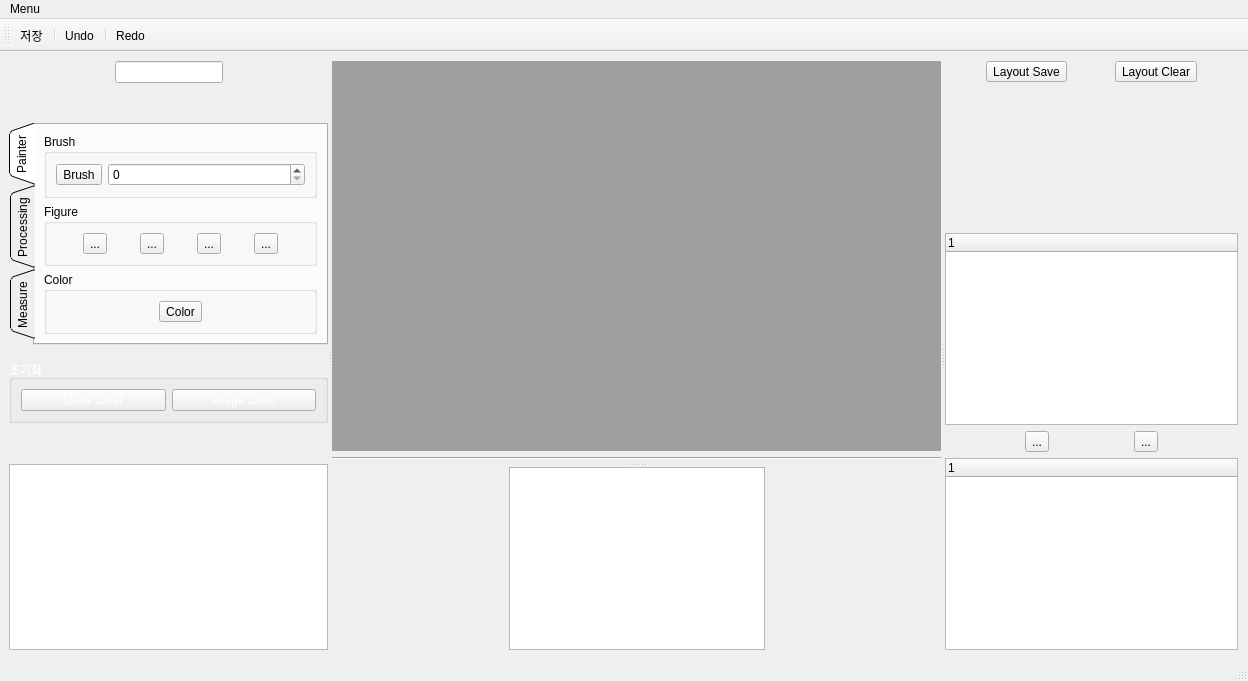
<?xml version="1.0" encoding="UTF-8"?>
<ui version="4.0">
 <class>MainWindow</class>
 <widget class="QMainWindow" name="MainWindow">
  <property name="geometry">
   <rect>
    <x>0</x>
    <y>0</y>
    <width>1248</width>
    <height>681</height>
   </rect>
  </property>
  <property name="windowTitle">
   <string>MainWindow</string>
  </property>
  <property name="styleSheet">
   <string notr="true">QMainWindow {background-color: rgb(32, 56, 100)};
</string>
  </property>
  <widget class="QWidget" name="centralwidget">
   <layout class="QVBoxLayout" name="verticalLayout_12">
    <property name="rightMargin">
     <number>10</number>
    </property>
    <item>
     <widget class="QSplitter" name="splitter3">
      <property name="orientation">
       <enum>Qt::Horizontal</enum>
      </property>
      <widget class="QWidget" name="layoutWidget">
       <layout class="QVBoxLayout" name="verticalLayout_8">
        <item>
         <layout class="QVBoxLayout" name="verticalLayout_5">
          <item>
           <layout class="QHBoxLayout" name="horizontalLayout_13">
            <item>
             <spacer name="horizontalSpacer_8">
              <property name="orientation">
               <enum>Qt::Horizontal</enum>
              </property>
              <property name="sizeHint" stdset="0">
               <size>
                <width>40</width>
                <height>20</height>
               </size>
              </property>
             </spacer>
            </item>
            <item>
             <widget class="QLineEdit" name="doctorNameLineEdit"/>
            </item>
            <item>
             <spacer name="horizontalSpacer_7">
              <property name="orientation">
               <enum>Qt::Horizontal</enum>
              </property>
              <property name="sizeHint" stdset="0">
               <size>
                <width>40</width>
                <height>20</height>
               </size>
              </property>
             </spacer>
            </item>
           </layout>
          </item>
          <item>
           <spacer name="verticalSpacer_3">
            <property name="orientation">
             <enum>Qt::Vertical</enum>
            </property>
            <property name="sizeHint" stdset="0">
             <size>
              <width>20</width>
              <height>40</height>
             </size>
            </property>
           </spacer>
          </item>
         </layout>
        </item>
        <item>
         <widget class="QTabWidget" name="tabWidget">
          <property name="tabPosition">
           <enum>QTabWidget::West</enum>
          </property>
          <property name="tabShape">
           <enum>QTabWidget::Triangular</enum>
          </property>
          <property name="currentIndex">
           <number>0</number>
          </property>
          <widget class="QWidget" name="painterTab">
           <attribute name="title">
            <string>Painter</string>
           </attribute>
           <layout class="QVBoxLayout" name="verticalLayout">
            <item>
             <widget class="QGroupBox" name="brushGroupBox">
              <property name="styleSheet">
               <string notr="true">QGroupBox {color: rgb(255, 255, 255)};</string>
              </property>
              <property name="title">
               <string>Brush</string>
              </property>
              <layout class="QHBoxLayout" name="horizontalLayout_6">
               <item>
                <widget class="QToolButton" name="brushToolButton">
                 <property name="styleSheet">
                  <string notr="true">QToolButton {color: rgb(255, 255, 255)};
</string>
                 </property>
                 <property name="text">
                  <string>Brush</string>
                 </property>
                 <property name="icon">
                  <iconset resource="Image.qrc">
                   <normaloff>:/icon/Image/draw2.png</normaloff>:/icon/Image/draw2.png</iconset>
                 </property>
                </widget>
               </item>
               <item>
                <widget class="QSpinBox" name="spinBox"/>
               </item>
              </layout>
             </widget>
            </item>
            <item>
             <widget class="QGroupBox" name="figureGroupBox">
              <property name="styleSheet">
               <string notr="true">QGroupBox {color: rgb(255, 255, 255)};</string>
              </property>
              <property name="title">
               <string>Figure</string>
              </property>
              <layout class="QHBoxLayout" name="horizontalLayout_3">
               <item>
                <widget class="QToolButton" name="circleToolButton">
                 <property name="minimumSize">
                  <size>
                   <width>0</width>
                   <height>0</height>
                  </size>
                 </property>
                 <property name="text">
                  <string>...</string>
                 </property>
                 <property name="icon">
                  <iconset resource="Image.qrc">
                   <normaloff>:/icon/Image/circle2.png</normaloff>:/icon/Image/circle2.png</iconset>
                 </property>
                 <property name="iconSize">
                  <size>
                   <width>30</width>
                   <height>30</height>
                  </size>
                 </property>
                </widget>
               </item>
               <item>
                <widget class="QToolButton" name="triangleToolButton">
                 <property name="minimumSize">
                  <size>
                   <width>0</width>
                   <height>0</height>
                  </size>
                 </property>
                 <property name="text">
                  <string>...</string>
                 </property>
                 <property name="icon">
                  <iconset resource="Image.qrc">
                   <normaloff>:/icon/Image/triangle2.png</normaloff>:/icon/Image/triangle2.png</iconset>
                 </property>
                 <property name="iconSize">
                  <size>
                   <width>30</width>
                   <height>30</height>
                  </size>
                 </property>
                </widget>
               </item>
               <item>
                <widget class="QToolButton" name="rectangleToolButton">
                 <property name="minimumSize">
                  <size>
                   <width>0</width>
                   <height>0</height>
                  </size>
                 </property>
                 <property name="text">
                  <string>...</string>
                 </property>
                 <property name="icon">
                  <iconset resource="Image.qrc">
                   <normaloff>:/icon/Image/rectangle2.png</normaloff>:/icon/Image/rectangle2.png</iconset>
                 </property>
                 <property name="iconSize">
                  <size>
                   <width>30</width>
                   <height>30</height>
                  </size>
                 </property>
                </widget>
               </item>
               <item>
                <widget class="QToolButton" name="arrowToolButton">
                 <property name="minimumSize">
                  <size>
                   <width>0</width>
                   <height>0</height>
                  </size>
                 </property>
                 <property name="text">
                  <string>...</string>
                 </property>
                 <property name="icon">
                  <iconset resource="Image.qrc">
                   <normaloff>:/icon/Image/arrow3.png</normaloff>:/icon/Image/arrow3.png</iconset>
                 </property>
                 <property name="iconSize">
                  <size>
                   <width>30</width>
                   <height>30</height>
                  </size>
                 </property>
                </widget>
               </item>
              </layout>
             </widget>
            </item>
            <item>
             <widget class="QGroupBox" name="colorGroupBox">
              <property name="styleSheet">
               <string notr="true">QGroupBox {color: rgb(255, 255, 255)};</string>
              </property>
              <property name="title">
               <string>Color</string>
              </property>
              <layout class="QHBoxLayout" name="horizontalLayout_4">
               <item>
                <widget class="QToolButton" name="colorToolButton">
                 <property name="layoutDirection">
                  <enum>Qt::LeftToRight</enum>
                 </property>
                 <property name="text">
                  <string>Color</string>
                 </property>
                 <property name="icon">
                  <iconset resource="Image.qrc">
                   <normaloff>:/icon/Image/color.png</normaloff>:/icon/Image/color.png</iconset>
                 </property>
                 <property name="iconSize">
                  <size>
                   <width>150</width>
                   <height>15</height>
                  </size>
                 </property>
                </widget>
               </item>
              </layout>
             </widget>
            </item>
           </layout>
          </widget>
          <widget class="QWidget" name="processingTab">
           <attribute name="title">
            <string>Processing</string>
           </attribute>
           <layout class="QVBoxLayout" name="verticalLayout_4">
            <item>
             <widget class="QGroupBox" name="imageGroupBox">
              <property name="styleSheet">
               <string notr="true">QGroupBox {color: rgb(255, 255, 255)};</string>
              </property>
              <property name="title">
               <string>Image</string>
              </property>
              <layout class="QVBoxLayout" name="verticalLayout_3">
               <item>
                <layout class="QHBoxLayout" name="horizontalLayout_7">
                 <item>
                  <widget class="QToolButton" name="brightToolButton">
                   <property name="text">
                    <string>...</string>
                   </property>
                   <property name="icon">
                    <iconset resource="Image.qrc">
                     <normaloff>:/icon/Image/bright.png</normaloff>:/icon/Image/bright.png</iconset>
                   </property>
                   <property name="iconSize">
                    <size>
                     <width>30</width>
                     <height>30</height>
                    </size>
                   </property>
                  </widget>
                 </item>
                 <item>
                  <widget class="QToolButton" name="brightnessToolButton">
                   <property name="text">
                    <string>...</string>
                   </property>
                   <property name="icon">
                    <iconset resource="Image.qrc">
                     <normaloff>:/icon/Image/brightness.png</normaloff>:/icon/Image/brightness.png</iconset>
                   </property>
                   <property name="iconSize">
                    <size>
                     <width>30</width>
                     <height>30</height>
                    </size>
                   </property>
                  </widget>
                 </item>
                 <item>
                  <widget class="QToolButton" name="sharpenToolButton">
                   <property name="text">
                    <string>...</string>
                   </property>
                   <property name="icon">
                    <iconset resource="Image.qrc">
                     <normaloff>:/icon/Image/sharpen.png</normaloff>:/icon/Image/sharpen.png</iconset>
                   </property>
                   <property name="iconSize">
                    <size>
                     <width>30</width>
                     <height>30</height>
                    </size>
                   </property>
                  </widget>
                 </item>
                </layout>
               </item>
               <item>
                <layout class="QHBoxLayout" name="horizontalLayout_9">
                 <item>
                  <widget class="QToolButton" name="contrastToolButton">
                   <property name="text">
                    <string>...</string>
                   </property>
                   <property name="icon">
                    <iconset resource="Image.qrc">
                     <normaloff>:/icon/Image/Contrast.png</normaloff>:/icon/Image/Contrast.png</iconset>
                   </property>
                   <property name="iconSize">
                    <size>
                     <width>30</width>
                     <height>30</height>
                    </size>
                   </property>
                  </widget>
                 </item>
                 <item>
                  <widget class="QToolButton" name="verticalFlipToolButton">
                   <property name="text">
                    <string>...</string>
                   </property>
                   <property name="icon">
                    <iconset resource="Image.qrc">
                     <normaloff>:/icon/Image/vertical flip.png</normaloff>:/icon/Image/vertical flip.png</iconset>
                   </property>
                   <property name="iconSize">
                    <size>
                     <width>30</width>
                     <height>30</height>
                    </size>
                   </property>
                  </widget>
                 </item>
                 <item>
                  <widget class="QToolButton" name="horizontalFlipToolButton">
                   <property name="text">
                    <string>...</string>
                   </property>
                   <property name="icon">
                    <iconset resource="Image.qrc">
                     <normaloff>:/icon/Image/horizontal flip.png</normaloff>:/icon/Image/horizontal flip.png</iconset>
                   </property>
                   <property name="iconSize">
                    <size>
                     <width>30</width>
                     <height>30</height>
                    </size>
                   </property>
                  </widget>
                 </item>
                </layout>
               </item>
               <item>
                <layout class="QHBoxLayout" name="horizontalLayout_10">
                 <item>
                  <widget class="QToolButton" name="zoomInToolButton">
                   <property name="text">
                    <string>...</string>
                   </property>
                   <property name="icon">
                    <iconset resource="Image.qrc">
                     <normaloff>:/icon/Image/zoom.png</normaloff>:/icon/Image/zoom.png</iconset>
                   </property>
                   <property name="iconSize">
                    <size>
                     <width>30</width>
                     <height>30</height>
                    </size>
                   </property>
                  </widget>
                 </item>
                 <item>
                  <widget class="QToolButton" name="zoomOutToolButton">
                   <property name="text">
                    <string>...</string>
                   </property>
                   <property name="icon">
                    <iconset resource="Image.qrc">
                     <normaloff>:/icon/Image/zoomOut.png</normaloff>:/icon/Image/zoomOut.png</iconset>
                   </property>
                   <property name="iconSize">
                    <size>
                     <width>30</width>
                     <height>30</height>
                    </size>
                   </property>
                  </widget>
                 </item>
                 <item>
                  <widget class="QToolButton" name="panningToolButton">
                   <property name="text">
                    <string>...</string>
                   </property>
                   <property name="icon">
                    <iconset resource="Image.qrc">
                     <normaloff>:/icon/Image/panning.png</normaloff>:/icon/Image/panning.png</iconset>
                   </property>
                   <property name="iconSize">
                    <size>
                     <width>30</width>
                     <height>30</height>
                    </size>
                   </property>
                  </widget>
                 </item>
                </layout>
               </item>
               <item>
                <layout class="QHBoxLayout" name="horizontalLayout_12">
                 <item>
                  <widget class="QToolButton" name="leftRotateToolButton">
                   <property name="text">
                    <string>...</string>
                   </property>
                   <property name="icon">
                    <iconset resource="Image.qrc">
                     <normaloff>:/icon/Image/rotate_L.png</normaloff>:/icon/Image/rotate_L.png</iconset>
                   </property>
                   <property name="iconSize">
                    <size>
                     <width>30</width>
                     <height>30</height>
                    </size>
                   </property>
                  </widget>
                 </item>
                 <item>
                  <widget class="QToolButton" name="rightRotateToolButton">
                   <property name="text">
                    <string>...</string>
                   </property>
                   <property name="icon">
                    <iconset resource="Image.qrc">
                     <normaloff>:/icon/Image/rotate_R.png</normaloff>:/icon/Image/rotate_R.png</iconset>
                   </property>
                   <property name="iconSize">
                    <size>
                     <width>30</width>
                     <height>30</height>
                    </size>
                   </property>
                  </widget>
                 </item>
                </layout>
               </item>
              </layout>
             </widget>
            </item>
           </layout>
          </widget>
          <widget class="QWidget" name="measueTab">
           <attribute name="title">
            <string>Measure</string>
           </attribute>
           <layout class="QVBoxLayout" name="verticalLayout_6">
            <item>
             <widget class="QGroupBox" name="measureGroupBox">
              <property name="styleSheet">
               <string notr="true">QGroupBox {color: rgb(255, 255, 255)};</string>
              </property>
              <property name="title">
               <string>Measure</string>
              </property>
              <layout class="QHBoxLayout" name="horizontalLayout_5">
               <item>
                <widget class="QToolButton" name="rulerToolButton">
                 <property name="minimumSize">
                  <size>
                   <width>0</width>
                   <height>0</height>
                  </size>
                 </property>
                 <property name="text">
                  <string>...</string>
                 </property>
                 <property name="icon">
                  <iconset resource="Image.qrc">
                   <normaloff>:/icon/Image/ruler.png</normaloff>:/icon/Image/ruler.png</iconset>
                 </property>
                 <property name="iconSize">
                  <size>
                   <width>30</width>
                   <height>30</height>
                  </size>
                 </property>
                </widget>
               </item>
               <item>
                <widget class="QToolButton" name="measureToolButton">
                 <property name="minimumSize">
                  <size>
                   <width>0</width>
                   <height>0</height>
                  </size>
                 </property>
                 <property name="text">
                  <string>...</string>
                 </property>
                 <property name="icon">
                  <iconset resource="Image.qrc">
                   <normaloff>:/icon/Image/measure.png</normaloff>:/icon/Image/measure.png</iconset>
                 </property>
                 <property name="iconSize">
                  <size>
                   <width>30</width>
                   <height>30</height>
                  </size>
                 </property>
                </widget>
               </item>
               <item>
                <widget class="QToolButton" name="protractorToolButton">
                 <property name="minimumSize">
                  <size>
                   <width>0</width>
                   <height>0</height>
                  </size>
                 </property>
                 <property name="text">
                  <string>...</string>
                 </property>
                 <property name="icon">
                  <iconset resource="Image.qrc">
                   <normaloff>:/icon/Image/progtractor.png</normaloff>:/icon/Image/progtractor.png</iconset>
                 </property>
                 <property name="iconSize">
                  <size>
                   <width>30</width>
                   <height>30</height>
                  </size>
                 </property>
                </widget>
               </item>
              </layout>
             </widget>
            </item>
            <item>
             <widget class="QGroupBox" name="implantGroupBox">
              <property name="styleSheet">
               <string notr="true">QGroupBox {color: rgb(255, 255, 255)};</string>
              </property>
              <property name="title">
               <string>Implant</string>
              </property>
              <layout class="QHBoxLayout" name="horizontalLayout_11">
               <item>
                <widget class="QToolButton" name="implantToolButton">
                 <property name="minimumSize">
                  <size>
                   <width>100</width>
                   <height>0</height>
                  </size>
                 </property>
                 <property name="sizeIncrement">
                  <size>
                   <width>0</width>
                   <height>0</height>
                  </size>
                 </property>
                 <property name="text">
                  <string>...</string>
                 </property>
                 <property name="icon">
                  <iconset resource="Image.qrc">
                   <normaloff>:/icon/Image/implant.png</normaloff>:/icon/Image/implant.png</iconset>
                 </property>
                 <property name="iconSize">
                  <size>
                   <width>30</width>
                   <height>30</height>
                  </size>
                 </property>
                </widget>
               </item>
               <item>
                <widget class="QToolButton" name="implantToolButton_2">
                 <property name="minimumSize">
                  <size>
                   <width>100</width>
                   <height>0</height>
                  </size>
                 </property>
                 <property name="sizeIncrement">
                  <size>
                   <width>0</width>
                   <height>0</height>
                  </size>
                 </property>
                 <property name="text">
                  <string>...</string>
                 </property>
                 <property name="icon">
                  <iconset resource="Image.qrc">
                   <normaloff>:/icon/Image/implant.png</normaloff>:/icon/Image/implant.png</iconset>
                 </property>
                 <property name="iconSize">
                  <size>
                   <width>30</width>
                   <height>30</height>
                  </size>
                 </property>
                </widget>
               </item>
              </layout>
             </widget>
            </item>
           </layout>
          </widget>
         </widget>
        </item>
        <item>
         <layout class="QVBoxLayout" name="verticalLayout_7">
          <item>
           <spacer name="verticalSpacer_4">
            <property name="orientation">
             <enum>Qt::Vertical</enum>
            </property>
            <property name="sizeHint" stdset="0">
             <size>
              <width>20</width>
              <height>15</height>
             </size>
            </property>
           </spacer>
          </item>
          <item>
           <widget class="QGroupBox" name="initializationGroupBox">
            <property name="palette">
             <palette>
              <active>
               <colorrole role="WindowText">
                <brush brushstyle="SolidPattern">
                 <color alpha="255">
                  <red>255</red>
                  <green>255</green>
                  <blue>255</blue>
                 </color>
                </brush>
               </colorrole>
               <colorrole role="Text">
                <brush brushstyle="SolidPattern">
                 <color alpha="255">
                  <red>255</red>
                  <green>255</green>
                  <blue>255</blue>
                 </color>
                </brush>
               </colorrole>
               <colorrole role="ButtonText">
                <brush brushstyle="SolidPattern">
                 <color alpha="255">
                  <red>255</red>
                  <green>255</green>
                  <blue>255</blue>
                 </color>
                </brush>
               </colorrole>
               <colorrole role="PlaceholderText">
                <brush brushstyle="SolidPattern">
                 <color alpha="255">
                  <red>255</red>
                  <green>255</green>
                  <blue>255</blue>
                 </color>
                </brush>
               </colorrole>
              </active>
              <inactive>
               <colorrole role="WindowText">
                <brush brushstyle="SolidPattern">
                 <color alpha="255">
                  <red>255</red>
                  <green>255</green>
                  <blue>255</blue>
                 </color>
                </brush>
               </colorrole>
               <colorrole role="Text">
                <brush brushstyle="SolidPattern">
                 <color alpha="255">
                  <red>255</red>
                  <green>255</green>
                  <blue>255</blue>
                 </color>
                </brush>
               </colorrole>
               <colorrole role="ButtonText">
                <brush brushstyle="SolidPattern">
                 <color alpha="255">
                  <red>255</red>
                  <green>255</green>
                  <blue>255</blue>
                 </color>
                </brush>
               </colorrole>
               <colorrole role="PlaceholderText">
                <brush brushstyle="SolidPattern">
                 <color alpha="255">
                  <red>255</red>
                  <green>255</green>
                  <blue>255</blue>
                 </color>
                </brush>
               </colorrole>
              </inactive>
              <disabled>
               <colorrole role="WindowText">
                <brush brushstyle="SolidPattern">
                 <color alpha="255">
                  <red>255</red>
                  <green>255</green>
                  <blue>255</blue>
                 </color>
                </brush>
               </colorrole>
               <colorrole role="Text">
                <brush brushstyle="SolidPattern">
                 <color alpha="255">
                  <red>255</red>
                  <green>255</green>
                  <blue>255</blue>
                 </color>
                </brush>
               </colorrole>
               <colorrole role="ButtonText">
                <brush brushstyle="SolidPattern">
                 <color alpha="255">
                  <red>255</red>
                  <green>255</green>
                  <blue>255</blue>
                 </color>
                </brush>
               </colorrole>
               <colorrole role="PlaceholderText">
                <brush brushstyle="SolidPattern">
                 <color alpha="255">
                  <red>255</red>
                  <green>255</green>
                  <blue>255</blue>
                 </color>
                </brush>
               </colorrole>
              </disabled>
             </palette>
            </property>
            <property name="autoFillBackground">
             <bool>false</bool>
            </property>
            <property name="styleSheet">
             <string notr="true">QGroupBox {color: rgb(255, 255, 255)};


</string>
            </property>
            <property name="title">
             <string>초기화</string>
            </property>
            <property name="checkable">
             <bool>false</bool>
            </property>
            <layout class="QHBoxLayout" name="horizontalLayout_8">
             <item>
              <widget class="QPushButton" name="drawClearPushButton">
               <property name="styleSheet">
                <string notr="true">QPushButton {background-color: rgb(217, 217, 217)};</string>
               </property>
               <property name="text">
                <string>Draw Clear</string>
               </property>
              </widget>
             </item>
             <item>
              <widget class="QPushButton" name="imageClearPushButton">
               <property name="styleSheet">
                <string notr="true">QPushButton {background-color: rgb(217, 217, 217)};
</string>
               </property>
               <property name="text">
                <string>Image Clear</string>
               </property>
              </widget>
             </item>
            </layout>
           </widget>
          </item>
         </layout>
        </item>
        <item>
         <spacer name="verticalSpacer_2">
          <property name="orientation">
           <enum>Qt::Vertical</enum>
          </property>
          <property name="sizeHint" stdset="0">
           <size>
            <width>20</width>
            <height>40</height>
           </size>
          </property>
         </spacer>
        </item>
        <item>
         <widget class="QTableView" name="patientTableView">
          <property name="alternatingRowColors">
           <bool>true</bool>
          </property>
          <property name="selectionBehavior">
           <enum>QAbstractItemView::SelectRows</enum>
          </property>
          <attribute name="verticalHeaderDefaultSectionSize">
           <number>15</number>
          </attribute>
         </widget>
        </item>
       </layout>
      </widget>
      <widget class="QSplitter" name="splitter">
       <property name="orientation">
        <enum>Qt::Horizontal</enum>
       </property>
       <widget class="QSplitter" name="splitter2">
        <property name="orientation">
         <enum>Qt::Vertical</enum>
        </property>
        <widget class="QWidget" name="layoutWidget">
         <layout class="QVBoxLayout" name="verticalLayout_11">
          <item>
           <widget class="QMdiArea" name="mdiArea">
            <property name="styleSheet">
             <string notr="true">QMdiArea {background-color: rgb(32, 56, 100)};
</string>
            </property>
            <property name="viewMode">
             <enum>QMdiArea::TabbedView</enum>
            </property>
           </widget>
          </item>
          <item>
           <widget class="Line" name="line">
            <property name="orientation">
             <enum>Qt::Horizontal</enum>
            </property>
           </widget>
          </item>
          <item>
           <spacer name="verticalSpacer">
            <property name="orientation">
             <enum>Qt::Vertical</enum>
            </property>
            <property name="sizeHint" stdset="0">
             <size>
              <width>528</width>
              <height>13</height>
             </size>
            </property>
           </spacer>
          </item>
         </layout>
        </widget>
        <widget class="QWidget" name="layoutWidget">
         <layout class="QHBoxLayout" name="horizontalLayout_14">
          <item>
           <spacer name="horizontalSpacer_9">
            <property name="orientation">
             <enum>Qt::Horizontal</enum>
            </property>
            <property name="sizeHint" stdset="0">
             <size>
              <width>40</width>
              <height>20</height>
             </size>
            </property>
           </spacer>
          </item>
          <item>
           <widget class="QListWidget" name="listWidget"/>
          </item>
          <item>
           <spacer name="horizontalSpacer_10">
            <property name="orientation">
             <enum>Qt::Horizontal</enum>
            </property>
            <property name="sizeHint" stdset="0">
             <size>
              <width>40</width>
              <height>20</height>
             </size>
            </property>
           </spacer>
          </item>
         </layout>
        </widget>
       </widget>
       <widget class="QWidget" name="layoutWidget">
        <layout class="QVBoxLayout" name="verticalLayout_10">
         <item>
          <layout class="QVBoxLayout" name="verticalLayout_9">
           <item>
            <layout class="QHBoxLayout" name="horizontalLayout_2">
             <item>
              <spacer name="horizontalSpacer_4">
               <property name="orientation">
                <enum>Qt::Horizontal</enum>
               </property>
               <property name="sizeHint" stdset="0">
                <size>
                 <width>18</width>
                 <height>20</height>
                </size>
               </property>
              </spacer>
             </item>
             <item>
              <widget class="QToolButton" name="toolButton_3">
               <property name="styleSheet">
                <string notr="true">QToolButton {background-color: rgb(180, 199, 231)};</string>
               </property>
               <property name="text">
                <string>Layout Save</string>
               </property>
              </widget>
             </item>
             <item>
              <spacer name="horizontalSpacer_5">
               <property name="orientation">
                <enum>Qt::Horizontal</enum>
               </property>
               <property name="sizeHint" stdset="0">
                <size>
                 <width>18</width>
                 <height>20</height>
                </size>
               </property>
              </spacer>
             </item>
             <item>
              <widget class="QToolButton" name="toolButton_4">
               <property name="styleSheet">
                <string notr="true">QToolButton {background-color: rgb(180, 199, 231)};</string>
               </property>
               <property name="text">
                <string>Layout Clear</string>
               </property>
              </widget>
             </item>
             <item>
              <spacer name="horizontalSpacer_6">
               <property name="orientation">
                <enum>Qt::Horizontal</enum>
               </property>
               <property name="sizeHint" stdset="0">
                <size>
                 <width>18</width>
                 <height>20</height>
                </size>
               </property>
              </spacer>
             </item>
            </layout>
           </item>
           <item>
            <spacer name="verticalSpacer_5">
             <property name="orientation">
              <enum>Qt::Vertical</enum>
             </property>
             <property name="sizeHint" stdset="0">
              <size>
               <width>20</width>
               <height>40</height>
              </size>
             </property>
            </spacer>
           </item>
          </layout>
         </item>
         <item>
          <layout class="QVBoxLayout" name="verticalLayout_2">
           <item>
            <widget class="QTreeWidget" name="treeWidget1">
             <property name="styleSheet">
              <string notr="true">QTreeWidget {rgb(255, 255, 255)};</string>
             </property>
             <column>
              <property name="text">
               <string notr="true">1</string>
              </property>
             </column>
            </widget>
           </item>
           <item>
            <layout class="QHBoxLayout" name="horizontalLayout">
             <item>
              <spacer name="horizontalSpacer_3">
               <property name="orientation">
                <enum>Qt::Horizontal</enum>
               </property>
               <property name="sizeHint" stdset="0">
                <size>
                 <width>18</width>
                 <height>20</height>
                </size>
               </property>
              </spacer>
             </item>
             <item>
              <widget class="QToolButton" name="upToolButton">
               <property name="text">
                <string>...</string>
               </property>
               <property name="icon">
                <iconset resource="Image.qrc">
                 <normaloff>:/icon/Image/up7.png</normaloff>:/icon/Image/up7.png</iconset>
               </property>
              </widget>
             </item>
             <item>
              <spacer name="horizontalSpacer">
               <property name="orientation">
                <enum>Qt::Horizontal</enum>
               </property>
               <property name="sizeHint" stdset="0">
                <size>
                 <width>18</width>
                 <height>20</height>
                </size>
               </property>
              </spacer>
             </item>
             <item>
              <widget class="QToolButton" name="downToolButton">
               <property name="text">
                <string>...</string>
               </property>
               <property name="icon">
                <iconset resource="Image.qrc">
                 <normaloff>:/icon/Image/down7.png</normaloff>:/icon/Image/down7.png</iconset>
               </property>
              </widget>
             </item>
             <item>
              <spacer name="horizontalSpacer_2">
               <property name="orientation">
                <enum>Qt::Horizontal</enum>
               </property>
               <property name="sizeHint" stdset="0">
                <size>
                 <width>18</width>
                 <height>20</height>
                </size>
               </property>
              </spacer>
             </item>
            </layout>
           </item>
           <item>
            <widget class="QTreeWidget" name="treeWidget2">
             <column>
              <property name="text">
               <string notr="true">1</string>
              </property>
             </column>
            </widget>
           </item>
          </layout>
         </item>
        </layout>
       </widget>
      </widget>
     </widget>
    </item>
   </layout>
  </widget>
  <widget class="QMenuBar" name="menubar">
   <property name="geometry">
    <rect>
     <x>0</x>
     <y>0</y>
     <width>1248</width>
     <height>17</height>
    </rect>
   </property>
   <widget class="QMenu" name="menuMenu">
    <property name="title">
     <string>Menu</string>
    </property>
   </widget>
   <addaction name="menuMenu"/>
  </widget>
  <widget class="QStatusBar" name="statusbar"/>
  <widget class="QToolBar" name="toolBar">
   <property name="windowTitle">
    <string>toolBar</string>
   </property>
   <attribute name="toolBarArea">
    <enum>TopToolBarArea</enum>
   </attribute>
   <attribute name="toolBarBreak">
    <bool>false</bool>
   </attribute>
   <addaction name="actionSave"/>
   <addaction name="separator"/>
   <addaction name="actionUndo"/>
   <addaction name="separator"/>
   <addaction name="actionRedo"/>
  </widget>
  <action name="actionSave">
   <property name="text">
    <string>저장</string>
   </property>
  </action>
  <action name="actionRedo">
   <property name="text">
    <string>Redo</string>
   </property>
  </action>
  <action name="actionUndo">
   <property name="text">
    <string>Undo</string>
   </property>
  </action>
 </widget>
 <resources>
  <include location="Image.qrc"/>
 </resources>
 <connections/>
</ui>
